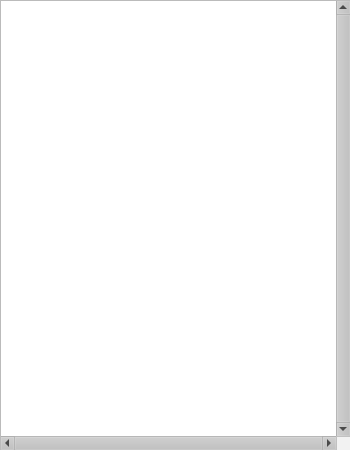
<?xml version="1.0" encoding="UTF-8"?>
<ui version="4.0">
 <class>FileInfoDialog</class>
 <widget class="QWidget" name="FileInfoDialog">
  <property name="geometry">
   <rect>
    <x>0</x>
    <y>0</y>
    <width>350</width>
    <height>450</height>
   </rect>
  </property>
  <property name="sizePolicy">
   <sizepolicy hsizetype="Expanding" vsizetype="Expanding">
    <horstretch>0</horstretch>
    <verstretch>0</verstretch>
   </sizepolicy>
  </property>
  <property name="maximumSize">
   <size>
    <width>16777215</width>
    <height>16777215</height>
   </size>
  </property>
  <property name="palette">
   <palette>
    <active>
     <colorrole role="WindowText">
      <brush brushstyle="SolidPattern">
       <color alpha="255">
        <red>0</red>
        <green>0</green>
        <blue>0</blue>
       </color>
      </brush>
     </colorrole>
     <colorrole role="Button">
      <brush brushstyle="SolidPattern">
       <color alpha="255">
        <red>191</red>
        <green>191</green>
        <blue>191</blue>
       </color>
      </brush>
     </colorrole>
     <colorrole role="Light">
      <brush brushstyle="SolidPattern">
       <color alpha="255">
        <red>255</red>
        <green>255</green>
        <blue>255</blue>
       </color>
      </brush>
     </colorrole>
     <colorrole role="Midlight">
      <brush brushstyle="SolidPattern">
       <color alpha="255">
        <red>223</red>
        <green>223</green>
        <blue>223</blue>
       </color>
      </brush>
     </colorrole>
     <colorrole role="Dark">
      <brush brushstyle="SolidPattern">
       <color alpha="255">
        <red>96</red>
        <green>96</green>
        <blue>96</blue>
       </color>
      </brush>
     </colorrole>
     <colorrole role="Mid">
      <brush brushstyle="SolidPattern">
       <color alpha="255">
        <red>127</red>
        <green>127</green>
        <blue>127</blue>
       </color>
      </brush>
     </colorrole>
     <colorrole role="Text">
      <brush brushstyle="SolidPattern">
       <color alpha="255">
        <red>0</red>
        <green>0</green>
        <blue>0</blue>
       </color>
      </brush>
     </colorrole>
     <colorrole role="BrightText">
      <brush brushstyle="SolidPattern">
       <color alpha="255">
        <red>255</red>
        <green>255</green>
        <blue>255</blue>
       </color>
      </brush>
     </colorrole>
     <colorrole role="ButtonText">
      <brush brushstyle="SolidPattern">
       <color alpha="255">
        <red>0</red>
        <green>0</green>
        <blue>0</blue>
       </color>
      </brush>
     </colorrole>
     <colorrole role="Base">
      <brush brushstyle="SolidPattern">
       <color alpha="255">
        <red>255</red>
        <green>255</green>
        <blue>255</blue>
       </color>
      </brush>
     </colorrole>
     <colorrole role="Window">
      <brush brushstyle="SolidPattern">
       <color alpha="255">
        <red>242</red>
        <green>242</green>
        <blue>242</blue>
       </color>
      </brush>
     </colorrole>
     <colorrole role="Shadow">
      <brush brushstyle="SolidPattern">
       <color alpha="255">
        <red>0</red>
        <green>0</green>
        <blue>0</blue>
       </color>
      </brush>
     </colorrole>
     <colorrole role="AlternateBase">
      <brush brushstyle="SolidPattern">
       <color alpha="255">
        <red>223</red>
        <green>223</green>
        <blue>223</blue>
       </color>
      </brush>
     </colorrole>
     <colorrole role="ToolTipBase">
      <brush brushstyle="SolidPattern">
       <color alpha="255">
        <red>255</red>
        <green>255</green>
        <blue>220</blue>
       </color>
      </brush>
     </colorrole>
     <colorrole role="ToolTipText">
      <brush brushstyle="SolidPattern">
       <color alpha="255">
        <red>0</red>
        <green>0</green>
        <blue>0</blue>
       </color>
      </brush>
     </colorrole>
     <colorrole role="PlaceholderText">
      <brush brushstyle="SolidPattern">
       <color alpha="127">
        <red>0</red>
        <green>0</green>
        <blue>0</blue>
       </color>
      </brush>
     </colorrole>
     <colorrole role="Accent">
      <brush brushstyle="SolidPattern">
       <color alpha="255">
        <red>255</red>
        <green>255</green>
        <blue>255</blue>
       </color>
      </brush>
     </colorrole>
    </active>
    <inactive>
     <colorrole role="WindowText">
      <brush brushstyle="SolidPattern">
       <color alpha="255">
        <red>0</red>
        <green>0</green>
        <blue>0</blue>
       </color>
      </brush>
     </colorrole>
     <colorrole role="Button">
      <brush brushstyle="SolidPattern">
       <color alpha="255">
        <red>191</red>
        <green>191</green>
        <blue>191</blue>
       </color>
      </brush>
     </colorrole>
     <colorrole role="Light">
      <brush brushstyle="SolidPattern">
       <color alpha="255">
        <red>255</red>
        <green>255</green>
        <blue>255</blue>
       </color>
      </brush>
     </colorrole>
     <colorrole role="Midlight">
      <brush brushstyle="SolidPattern">
       <color alpha="255">
        <red>223</red>
        <green>223</green>
        <blue>223</blue>
       </color>
      </brush>
     </colorrole>
     <colorrole role="Dark">
      <brush brushstyle="SolidPattern">
       <color alpha="255">
        <red>96</red>
        <green>96</green>
        <blue>96</blue>
       </color>
      </brush>
     </colorrole>
     <colorrole role="Mid">
      <brush brushstyle="SolidPattern">
       <color alpha="255">
        <red>127</red>
        <green>127</green>
        <blue>127</blue>
       </color>
      </brush>
     </colorrole>
     <colorrole role="Text">
      <brush brushstyle="SolidPattern">
       <color alpha="255">
        <red>0</red>
        <green>0</green>
        <blue>0</blue>
       </color>
      </brush>
     </colorrole>
     <colorrole role="BrightText">
      <brush brushstyle="SolidPattern">
       <color alpha="255">
        <red>255</red>
        <green>255</green>
        <blue>255</blue>
       </color>
      </brush>
     </colorrole>
     <colorrole role="ButtonText">
      <brush brushstyle="SolidPattern">
       <color alpha="255">
        <red>0</red>
        <green>0</green>
        <blue>0</blue>
       </color>
      </brush>
     </colorrole>
     <colorrole role="Base">
      <brush brushstyle="SolidPattern">
       <color alpha="255">
        <red>255</red>
        <green>255</green>
        <blue>255</blue>
       </color>
      </brush>
     </colorrole>
     <colorrole role="Window">
      <brush brushstyle="SolidPattern">
       <color alpha="255">
        <red>242</red>
        <green>242</green>
        <blue>242</blue>
       </color>
      </brush>
     </colorrole>
     <colorrole role="Shadow">
      <brush brushstyle="SolidPattern">
       <color alpha="255">
        <red>0</red>
        <green>0</green>
        <blue>0</blue>
       </color>
      </brush>
     </colorrole>
     <colorrole role="AlternateBase">
      <brush brushstyle="SolidPattern">
       <color alpha="255">
        <red>223</red>
        <green>223</green>
        <blue>223</blue>
       </color>
      </brush>
     </colorrole>
     <colorrole role="ToolTipBase">
      <brush brushstyle="SolidPattern">
       <color alpha="255">
        <red>255</red>
        <green>255</green>
        <blue>220</blue>
       </color>
      </brush>
     </colorrole>
     <colorrole role="ToolTipText">
      <brush brushstyle="SolidPattern">
       <color alpha="255">
        <red>0</red>
        <green>0</green>
        <blue>0</blue>
       </color>
      </brush>
     </colorrole>
     <colorrole role="PlaceholderText">
      <brush brushstyle="SolidPattern">
       <color alpha="127">
        <red>0</red>
        <green>0</green>
        <blue>0</blue>
       </color>
      </brush>
     </colorrole>
     <colorrole role="Accent">
      <brush brushstyle="SolidPattern">
       <color alpha="255">
        <red>255</red>
        <green>255</green>
        <blue>255</blue>
       </color>
      </brush>
     </colorrole>
    </inactive>
    <disabled>
     <colorrole role="WindowText">
      <brush brushstyle="SolidPattern">
       <color alpha="255">
        <red>96</red>
        <green>96</green>
        <blue>96</blue>
       </color>
      </brush>
     </colorrole>
     <colorrole role="Button">
      <brush brushstyle="SolidPattern">
       <color alpha="255">
        <red>191</red>
        <green>191</green>
        <blue>191</blue>
       </color>
      </brush>
     </colorrole>
     <colorrole role="Light">
      <brush brushstyle="SolidPattern">
       <color alpha="255">
        <red>255</red>
        <green>255</green>
        <blue>255</blue>
       </color>
      </brush>
     </colorrole>
     <colorrole role="Midlight">
      <brush brushstyle="SolidPattern">
       <color alpha="255">
        <red>223</red>
        <green>223</green>
        <blue>223</blue>
       </color>
      </brush>
     </colorrole>
     <colorrole role="Dark">
      <brush brushstyle="SolidPattern">
       <color alpha="255">
        <red>96</red>
        <green>96</green>
        <blue>96</blue>
       </color>
      </brush>
     </colorrole>
     <colorrole role="Mid">
      <brush brushstyle="SolidPattern">
       <color alpha="255">
        <red>127</red>
        <green>127</green>
        <blue>127</blue>
       </color>
      </brush>
     </colorrole>
     <colorrole role="Text">
      <brush brushstyle="SolidPattern">
       <color alpha="255">
        <red>96</red>
        <green>96</green>
        <blue>96</blue>
       </color>
      </brush>
     </colorrole>
     <colorrole role="BrightText">
      <brush brushstyle="SolidPattern">
       <color alpha="255">
        <red>255</red>
        <green>255</green>
        <blue>255</blue>
       </color>
      </brush>
     </colorrole>
     <colorrole role="ButtonText">
      <brush brushstyle="SolidPattern">
       <color alpha="255">
        <red>96</red>
        <green>96</green>
        <blue>96</blue>
       </color>
      </brush>
     </colorrole>
     <colorrole role="Base">
      <brush brushstyle="SolidPattern">
       <color alpha="255">
        <red>242</red>
        <green>242</green>
        <blue>242</blue>
       </color>
      </brush>
     </colorrole>
     <colorrole role="Window">
      <brush brushstyle="SolidPattern">
       <color alpha="255">
        <red>242</red>
        <green>242</green>
        <blue>242</blue>
       </color>
      </brush>
     </colorrole>
     <colorrole role="Shadow">
      <brush brushstyle="SolidPattern">
       <color alpha="255">
        <red>0</red>
        <green>0</green>
        <blue>0</blue>
       </color>
      </brush>
     </colorrole>
     <colorrole role="AlternateBase">
      <brush brushstyle="SolidPattern">
       <color alpha="255">
        <red>191</red>
        <green>191</green>
        <blue>191</blue>
       </color>
      </brush>
     </colorrole>
     <colorrole role="ToolTipBase">
      <brush brushstyle="SolidPattern">
       <color alpha="255">
        <red>255</red>
        <green>255</green>
        <blue>220</blue>
       </color>
      </brush>
     </colorrole>
     <colorrole role="ToolTipText">
      <brush brushstyle="SolidPattern">
       <color alpha="255">
        <red>0</red>
        <green>0</green>
        <blue>0</blue>
       </color>
      </brush>
     </colorrole>
     <colorrole role="PlaceholderText">
      <brush brushstyle="SolidPattern">
       <color alpha="127">
        <red>96</red>
        <green>96</green>
        <blue>96</blue>
       </color>
      </brush>
     </colorrole>
     <colorrole role="Accent">
      <brush brushstyle="SolidPattern">
       <color alpha="255">
        <red>249</red>
        <green>249</green>
        <blue>249</blue>
       </color>
      </brush>
     </colorrole>
    </disabled>
   </palette>
  </property>
  <property name="acceptDrops">
   <bool>false</bool>
  </property>
  <property name="windowTitle">
   <string>File Info</string>
  </property>
  <widget class="QWidget" name="verticalLayoutWidget">
   <property name="geometry">
    <rect>
     <x>0</x>
     <y>0</y>
     <width>351</width>
     <height>451</height>
    </rect>
   </property>
   <layout class="QVBoxLayout" name="verticalLayout">
    <property name="spacing">
     <number>0</number>
    </property>
    <property name="sizeConstraint">
     <enum>QLayout::SizeConstraint::SetDefaultConstraint</enum>
    </property>
    <item>
     <widget class="QPlainTextEdit" name="infoTextEdit">
      <property name="sizePolicy">
       <sizepolicy hsizetype="Expanding" vsizetype="Expanding">
        <horstretch>0</horstretch>
        <verstretch>0</verstretch>
       </sizepolicy>
      </property>
      <property name="verticalScrollBarPolicy">
       <enum>Qt::ScrollBarPolicy::ScrollBarAlwaysOn</enum>
      </property>
      <property name="horizontalScrollBarPolicy">
       <enum>Qt::ScrollBarPolicy::ScrollBarAlwaysOn</enum>
      </property>
      <property name="sizeAdjustPolicy">
       <enum>QAbstractScrollArea::SizeAdjustPolicy::AdjustToContentsOnFirstShow</enum>
      </property>
     </widget>
    </item>
   </layout>
  </widget>
 </widget>
 <resources/>
 <connections/>
</ui>
